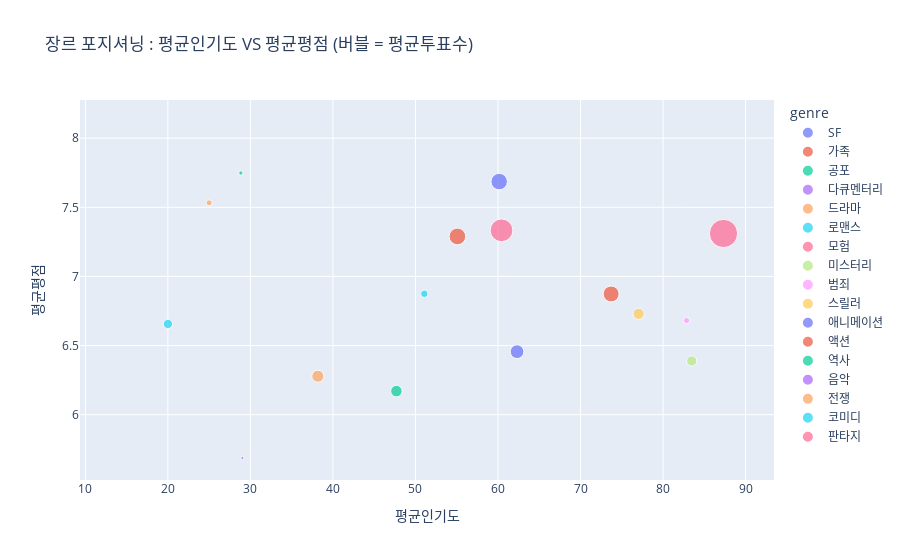

The notebook cell this image was saved under:
### Code cell
# 어떤 장르가 인기가 많을까?

import plotly.express as px

fig = px.scatter(
    agg,
    x="avg_popularity", 
    y="avg_vote_average",
    hover_name = "genre",
    color= "genre",
    size= "avg_vote_count",
    title="장르 포지셔닝 : 평균인기도 VS 평균평점 (버블 = 평균투표수)"
)
fig.update_layout(xaxis_title="평균인기도", yaxis_title="평균평점")
fig.show()

### Figure 1 — Plotly figure (JSON) as saved in the notebook; plotly's stock layout.template omitted (floating-point values rounded to 4 significant figures)
{"data": [{"hovertemplate": "<b>%{hovertext}</b><br><br>genre=SF<br>avg_popularity=%{x}<br>avg_vote_average=%{y}<br>avg_vote_count=%{marker.size}<extra></extra>", "hovertext": ["SF"], "legendgroup": "SF", "marker": {"color": "#636efa", "size": [2361.0], "sizemode": "area", "sizeref": 25.12, "symbol": "circle"}, "mode": "markers", "name": "SF", "orientation": "v", "showlegend": true, "type": "scatter", "x": [62.31], "xaxis": "x", "y": [6.456], "yaxis": "y"}, {"hovertemplate": "<b>%{hovertext}</b><br><br>genre=가족<br>avg_popularity=%{x}<br>avg_vote_average=%{y}<br>avg_vote_count=%{marker.size}<extra></extra>", "hovertext": ["가족"], "legendgroup": "가족", "marker": {"color": "#EF553B", "size": [3480], "sizemode": "area", "sizeref": 25.12, "symbol": "circle"}, "mode": "markers", "name": "가족", "orientation": "v", "showlegend": true, "type": "scatter", "x": [55.08], "xaxis": "x", "y": [7.289], "yaxis": "y"}, {"hovertemplate": "<b>%{hovertext}</b><br><br>genre=공포<br>avg_popularity=%{x}<br>avg_vote_average=%{y}<br>avg_vote_count=%{marker.size}<extra></extra>", "hovertext": ["공포"], "legendgroup": "공포", "marker": {"color": "#00cc96", "size": [1664.0], "sizemode": "area", "sizeref": 25.12, "symbol": "circle"}, "mode": "markers", "name": "공포", "orientation": "v", "showlegend": true, "type": "scatter", "x": [47.69], "xaxis": "x", "y": [6.17], "yaxis": "y"}, {"hovertemplate": "<b>%{hovertext}</b><br><br>genre=다큐멘터리<br>avg_popularity=%{x}<br>avg_vote_average=%{y}<br>avg_vote_count=%{marker.size}<extra></extra>", "hovertext": ["다큐멘터리"], "legendgroup": "다큐멘터리", "marker": {"color": "#ab63fa", "size": [18], "sizemode": "area", "sizeref": 25.12, "symbol": "circle"}, "mode": "markers", "name": "다큐멘터리", "orientation": "v", "showlegend": true, "type": "scatter", "x": [13.92], "xaxis": "x", "y": [8.117], "yaxis": "y"}, {"hovertemplate": "<b>%{hovertext}</b><br><br>genre=드라마<br>avg_popularity=%{x}<br>avg_vote_average=%{y}<br>avg_vote_count=%{marker.size}<extra></extra>", "hovertext": ["드라마"], "legendgroup": "드라마", "marker": {"color": "#FFA15A", "size": [1820.0], "sizemode": "area", "sizeref": 25.12, "symbol": "circle"}, "mode": "markers", "name": "드라마", "orientation": "v", "showlegend": true, "type": "scatter", "x": [38.17], "xaxis": "x", "y": [6.278], "yaxis": "y"}, {"hovertemplate": "<b>%{hovertext}</b><br><br>genre=로맨스<br>avg_popularity=%{x}<br>avg_vote_average=%{y}<br>avg_vote_count=%{marker.size}<extra></extra>", "hovertext": ["로맨스"], "legendgroup": "로맨스", "marker": {"color": "#19d3f3", "size": [1080.0], "sizemode": "area", "sizeref": 25.12, "symbol": "circle"}, "mode": "markers", "name": "로맨스", "orientation": "v", "showlegend": true, "type": "scatter", "x": [20.0], "xaxis": "x", "y": [6.656], "yaxis": "y"}, {"hovertemplate": "<b>%{hovertext}</b><br><br>genre=모험<br>avg_popularity=%{x}<br>avg_vote_average=%{y}<br>avg_vote_count=%{marker.size}<extra></extra>", "hovertext": ["모험"], "legendgroup": "모험", "marker": {"color": "#FF6692", "size": [10050.0], "sizemode": "area", "sizeref": 25.12, "symbol": "circle"}, "mode": "markers", "name": "모험", "orientation": "v", "showlegend": true, "type": "scatter", "x": [87.32], "xaxis": "x", "y": [7.311], "yaxis": "y"}, {"hovertemplate": "<b>%{hovertext}</b><br><br>genre=미스터리<br>avg_popularity=%{x}<br>avg_vote_average=%{y}<br>avg_vote_count=%{marker.size}<extra></extra>", "hovertext": ["미스터리"], "legendgroup": "미스터리", "marker": {"color": "#B6E880", "size": [1314.0], "sizemode": "area", "sizeref": 25.12, "symbol": "circle"}, "mode": "markers", "name": "미스터리", "orientation": "v", "showlegend": true, "type": "scatter", "x": [83.47], "xaxis": "x", "y": [6.389], "yaxis": "y"}, {"hovertemplate": "<b>%{hovertext}</b><br><br>genre=범죄<br>avg_popularity=%{x}<br>avg_vote_average=%{y}<br>avg_vote_count=%{marker.size}<extra></extra>", "hovertext": ["범죄"], "legendgroup": "범죄", "marker": {"color": "#FF97FF", "size": [482.3], "sizemode": "area", "sizeref": 25.12, "symbol": "circle"}, "mode": "markers", "name": "범죄", "orientation": "v", "showlegend": true, "type": "scatter", "x": [82.85], "xaxis": "x", "y": [6.681], "yaxis": "y"}, {"hovertemplate": "<b>%{hovertext}</b><br><br>genre=스릴러<br>avg_popularity=%{x}<br>avg_vote_average=%{y}<br>avg_vote_count=%{marker.size}<extra></extra>", "hovertext": ["스릴러"], "legendgroup": "스릴러", "marker": {"color": "#FECB52", "size": [1583.0], "sizemode": "area", "sizeref": 25.12, "symbol": "circle"}, "mode": "markers", "name": "스릴러", "orientation": "v", "showlegend": true, "type": "scatter", "x": [77.05], "xaxis": "x", "y": [6.729], "yaxis": "y"}, {"hovertemplate": "<b>%{hovertext}</b><br><br>genre=애니메이션<br>avg_popularity=%{x}<br>avg_vote_average=%{y}<br>avg_vote_count=%{marker.size}<extra></extra>", "hovertext": ["애니메이션"], "legendgroup": "애니메이션", "marker": {"color": "#636efa", "size": [3403.0], "sizemode": "area", "sizeref": 25.12, "symbol": "circle"}, "mode": "markers", "name": "애니메이션", "orientation": "v", "showlegend": true, "type": "scatter", "x": [60.14], "xaxis": "x", "y": [7.686], "yaxis": "y"}, {"hovertemplate": "<b>%{hovertext}</b><br><br>genre=액션<br>avg_popularity=%{x}<br>avg_vote_average=%{y}<br>avg_vote_count=%{marker.size}<extra></extra>", "hovertext": ["액션"], "legendgroup": "액션", "marker": {"color": "#EF553B", "size": [3198.0], "sizemode": "area", "sizeref": 25.12, "symbol": "circle"}, "mode": "markers", "name": "액션", "orientation": "v", "showlegend": true, "type": "scatter", "x": [73.71], "xaxis": "x", "y": [6.873], "yaxis": "y"}, {"hovertemplate": "<b>%{hovertext}</b><br><br>genre=역사<br>avg_popularity=%{x}<br>avg_vote_average=%{y}<br>avg_vote_count=%{marker.size}<extra></extra>", "hovertext": ["역사"], "legendgroup": "역사", "marker": {"color": "#00cc96", "size": [231.3], "sizemode": "area", "sizeref": 25.12, "symbol": "circle"}, "mode": "markers", "name": "역사", "orientation": "v", "showlegend": true, "type": "scatter", "x": [28.84], "xaxis": "x", "y": [7.748], "yaxis": "y"}, {"hovertemplate": "<b>%{hovertext}</b><br><br>genre=음악<br>avg_popularity=%{x}<br>avg_vote_average=%{y}<br>avg_vote_count=%{marker.size}<extra></extra>", "hovertext": ["음악"], "legendgroup": "음악", "marker": {"color": "#ab63fa", "size": [125], "sizemode": "area", "sizeref": 25.12, "symbol": "circle"}, "mode": "markers", "name": "음악", "orientation": "v", "showlegend": true, "type": "scatter", "x": [29.02], "xaxis": "x", "y": [5.687], "yaxis": "y"}, {"hovertemplate": "<b>%{hovertext}</b><br><br>genre=전쟁<br>avg_popularity=%{x}<br>avg_vote_average=%{y}<br>avg_vote_count=%{marker.size}<extra></extra>", "hovertext": ["전쟁"], "legendgroup": "전쟁", "marker": {"color": "#FFA15A", "size": [456.5], "sizemode": "area", "sizeref": 25.12, "symbol": "circle"}, "mode": "markers", "name": "전쟁", "orientation": "v", "showlegend": true, "type": "scatter", "x": [24.99], "xaxis": "x", "y": [7.532], "yaxis": "y"}, {"hovertemplate": "<b>%{hovertext}</b><br><br>genre=코미디<br>avg_popularity=%{x}<br>avg_vote_average=%{y}<br>avg_vote_count=%{marker.size}<extra></extra>", "hovertext": ["코미디"], "legendgroup": "코미디", "marker": {"color": "#19d3f3", "size": [693.6], "sizemode": "area", "sizeref": 25.12, "symbol": "circle"}, "mode": "markers", "name": "코미디", "orientation": "v", "showlegend": true, "type": "scatter", "x": [51.07], "xaxis": "x", "y": [6.874], "yaxis": "y"}, {"hovertemplate": "<b>%{hovertext}</b><br><br>genre=판타지<br>avg_popularity=%{x}<br>avg_vote_average=%{y}<br>avg_vote_count=%{marker.size}<extra></extra>", "hovertext": ["판타지"], "legendgroup": "판타지", "marker": {"color": "#FF6692", "size": [6498], "sizemode": "area", "sizeref": 25.12, "symbol": "circle"}, "mode": "markers", "name": "판타지", "orientation": "v", "showlegend": true, "type": "scatter", "x": [60.43], "xaxis": "x", "y": [7.333], "yaxis": "y"}], "layout": {"legend": {"itemsizing": "constant", "title": {"text": "genre"}, "tracegroupgap": 0}, "title": {"text": "장르 포지셔닝 : 평균인기도 VS 평균평점 (버블 = 평균투표수)"}, "xaxis": {"anchor": "y", "domain": [0, 1], "title": {"text": "평균인기도"}}, "yaxis": {"anchor": "x", "domain": [0, 1], "title": {"text": "평균평점"}}}}
